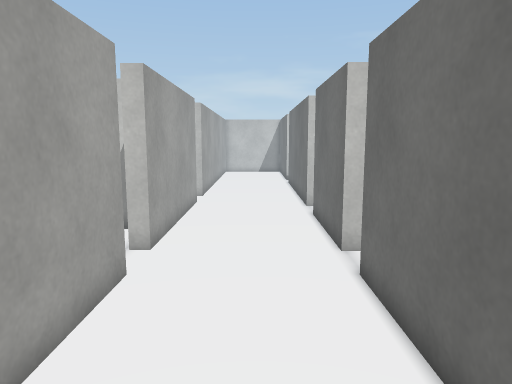
view 1 (above)

16 first-person views from a walk through a 3-D level made in the Unity game engine. The camera is 1.5 m above the floor, tilts 8° down and sees 70° across. The floor is counted in squares, 0.5 m on a side. Each view is taken from the middle of a square. On the plan, view 1 faces up. The plan holds only what a view shows up to about 20 squares ahead; the rest is blank. The place goes on beyond the plan. Some surface patterns are stand-ins.

view 2
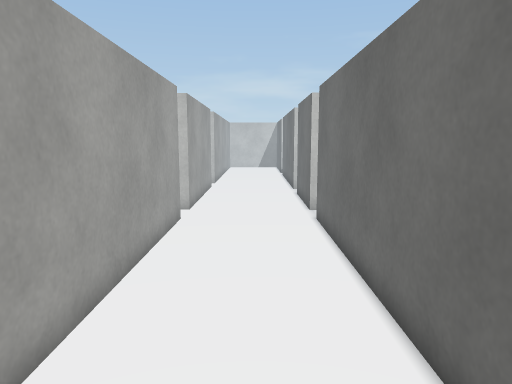

view 3
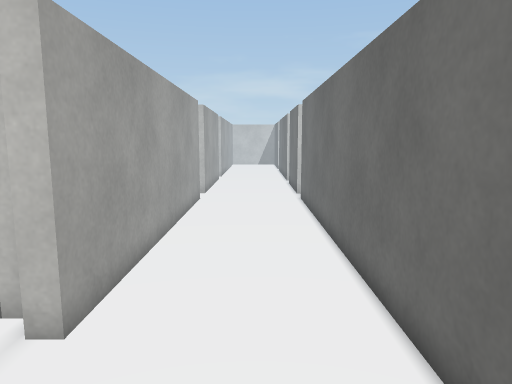

view 4
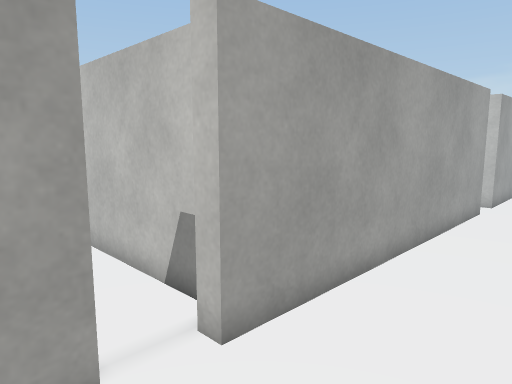

view 5
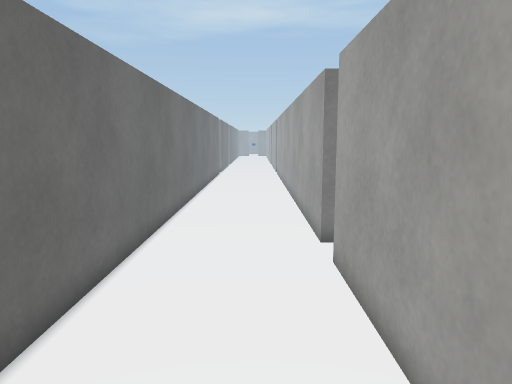

view 6
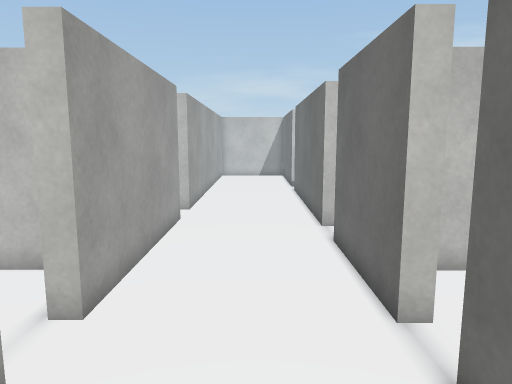

view 7
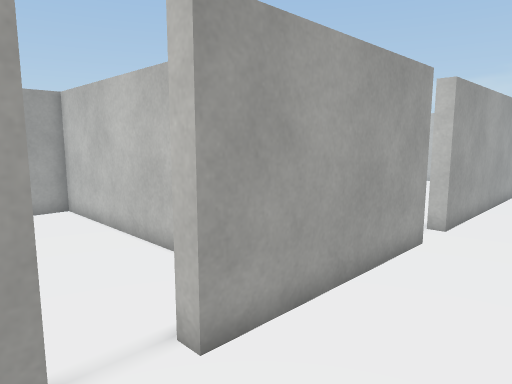

view 8
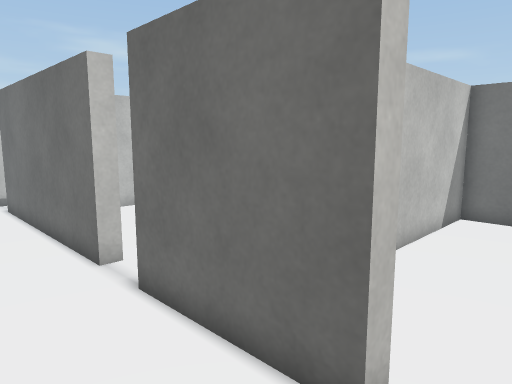

view 9
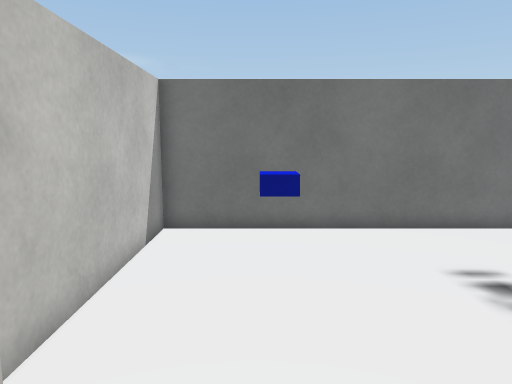

view 10
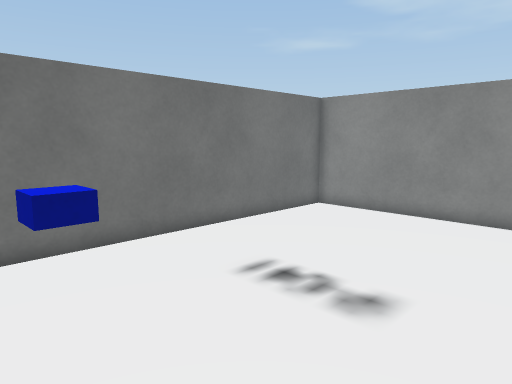

view 11
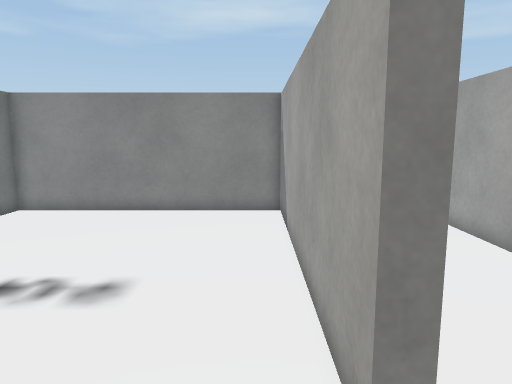

view 12
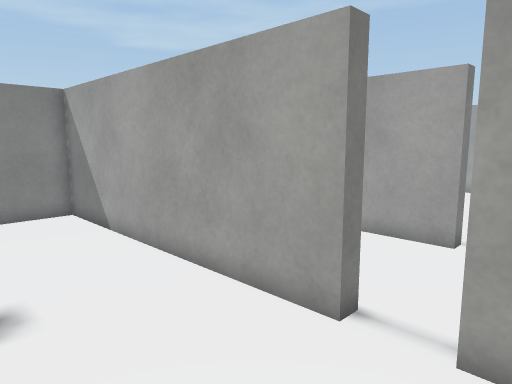

view 13
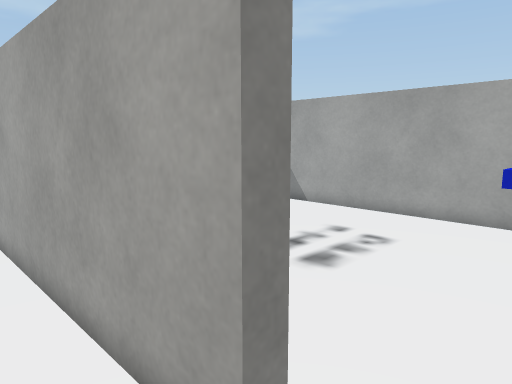

view 14
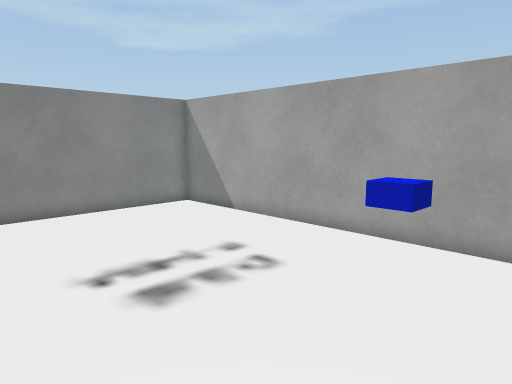

view 15
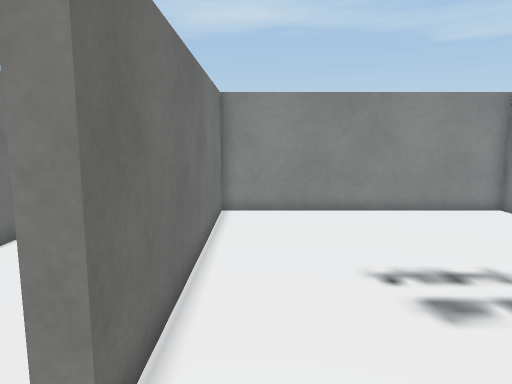

view 16
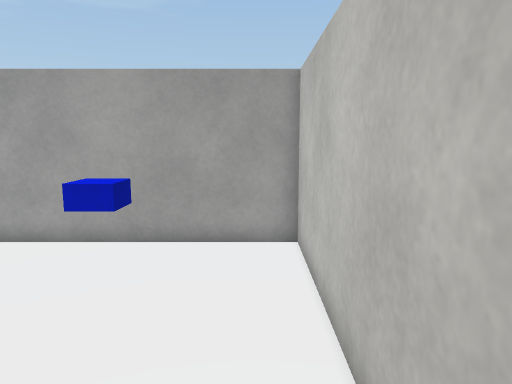

### Floor plan
Points are (right, up) in squares from view 1. A wall is a line through its corners. A room is listed if a view was taken in it or the views show most of it. See-through windows are left out.
Room 1 (views 1, 2, 3, 4, 5, 6, 7, 8, 9, 13)
walls: (-3.5, 7.9) (-2.9, 7.9) (-2.9, -5.8) (-3.6, -5.8); (2.9, 9.7) (2.3, 9.7) (2.3, 14.8); (-3.4, -7.6) (-2.9, -7.6) (-2.9, -11.5); (2.3, -11.5) (2.3, 7.9) (2.9, 7.9); (-2.9, 16.4) (-2.9, 9.7) (-3.6, 9.7)
ways out: opening at (2.5, 9) to room 2; opening at (-3.5, 9) to room 3; opening at (-3.5, -6.5); opening at (-0.5, 17.5); opening at (2.5, 15.5)
Room 2 (views 10, 11, 12)
walls: (2.9, 7.9) (2.9, -4.6) (14.3, -4.6) (14.3, 12.2) (4.1, 12.2); (2.9, 10.4) (2.9, 9.7)
ways out: opening at (2.5, 9) to room 1
objects: blue block (9, 8) to (9, 9)
Room 3 (views 14, 15, 16)
walls: (-4.4, 12.2) (-15.6, 12.2) (-15.6, -4.6) (-3.5, -4.6) (-3.5, 7.9)
ways out: opening at (-3.5, 9) to room 1
objects: blue block (-11, 8) to (-10, 9)

Where each view was taken, in squares from view 1:
view 1: 0 up, 0 right, facing up
view 2: 6 down, 0 right, facing up
view 3: 11 down, 0 right, facing up
view 4: 9 down, 1 right, facing up-left
view 5: 3 up, 1 left, facing down
view 6: 4 up, 0 right, facing up
view 7: 7 up, 1 right, facing up-left
view 8: 8 up, 1 left, facing up-right
view 9: 9 up, 2 right, facing right
view 10: 10 up, 4 right, facing down-right
view 11: 11 up, 4 right, facing down
view 12: 11 up, 8 right, facing down-left
view 13: 10 up, 1 left, facing down-left
view 14: 11 up, 5 left, facing down-left
view 15: 11 up, 5 left, facing down
view 16: 11 up, 5 left, facing left
